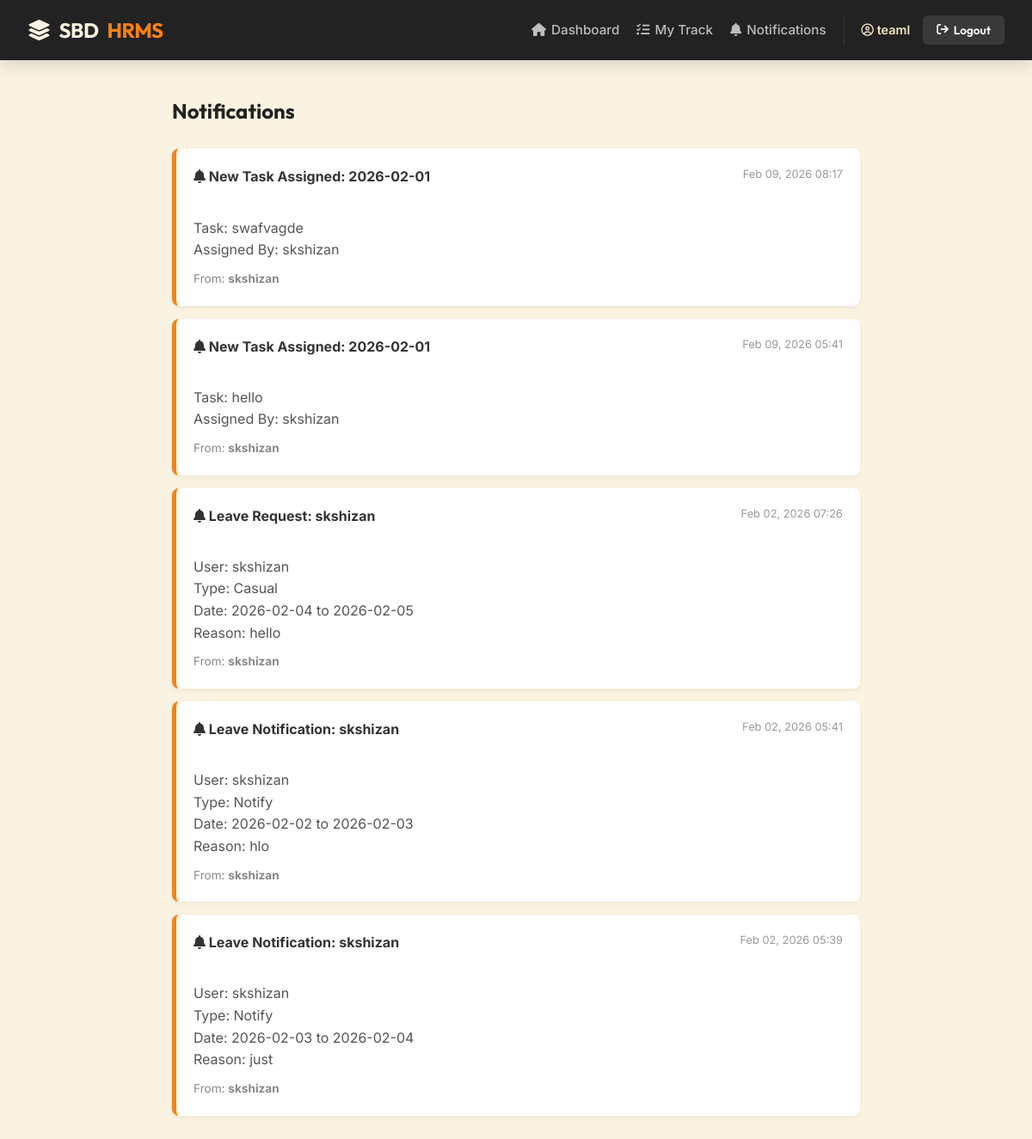
The app's page /notifications/ (signed in) with its own data.
### accounts/models.py (models this page shows, shortened)
class User(AbstractUser):
    SECTION_CHOICES = (
        ('Frontside', 'Frontside'),
        ('Backside', 'Backside'),
        ('Management', 'Management'),
    )
    ROLE_CHOICES = (
        ('Director', 'Director'),
        ('Manager', 'Manager'),
        ('TL', 'Team Leader'),
        ('Employee', 'Employee'),
        ('HR', 'HR'),
    )
    company = models.ForeignKey(Company, on_delete=models.CASCADE, null=True, blank=True)
    team = models.ForeignKey(Team, on_delete=models.SET_NULL, null=True, blank=True, related_name='members')
    section = models.CharField(max_length=20, choices=SECTION_CHOICES, null=True, blank=True)
    role = models.CharField(max_length=20, choices=ROLE_CHOICES, default='Employee')
    designation = models.CharField(max_length=100, null=True, blank=True)
    monthly_salary = models.DecimalField(max_digits=10, decimal_places=2, default=0.00)
    esi_percentage = models.DecimalField(max_digits=5, decimal_places=2, default=0.75, help_text="Percentage (e.g., 0.75)")
    professional_tax = models.DecimalField(max_digits=10, decimal_places=2, default=0.00, help_text="Fixed Amount (e.g., 120)")
    otp = models.CharField(max_length=6, null=True, blank=True)
    is_approved = models.BooleanField(default=False)
    reports_to = models.ForeignKey('self', on_delete=models.SET_NULL, null=True, blank=True, related_name='subordinates')

### dashboard/models.py (models this page shows, shortened)
class Notification(models.Model):
    recipient = models.ForeignKey(User, on_delete=models.CASCADE, related_name='notifications')
    sender = models.ForeignKey(User, on_delete=models.CASCADE, related_name='sent_notifications')
    title = models.CharField(max_length=100)
    message = models.TextField()
    is_read = models.BooleanField(default=False)
    created_at = models.DateTimeField(auto_now_add=True)
    class Meta:
        ordering = ['-created_at']

### dashboard/views.py (the view)
# urls.py: path('notifications/', dash_views.notifications_view, name='notifications_view'),
@login_required
def notifications_view(request):
    notifs = Notification.objects.filter(recipient=request.user)
    return render(request, 'dashboard/notifications.html', {'notifications': notifs})

### templates/dashboard/notifications.html (shortened to what this page needs)
{% extends 'base.html' %}
{% block content %}
<div style="max-width: 800px; margin: 0 auto;">
    <h2 style="margin-bottom: 25px; font-family: 'Outfit';">Notifications</h2>
    {% for notif in notifications %}
        <div class="notif-card">
            <div class="notif-header">
                <span class="notif-title"><i class="fa-solid fa-bell"></i> {{ notif.title }}</span>
                <span class="notif-date">{{ notif.created_at|date:"M d, Y H:i" }}</span>
            </div>
            <div class="notif-msg">
                {{ notif.message }}
            </div>
            <div style="margin-top: 10px; font-size: 0.85rem; color: #888;">
                From: <strong>{{ notif.sender.username }}</strong>
            </div>
        </div>
    {% empty %}
        <div style="text-align: center; padding: 50px; color: #999;">
            <i class="fa-regular fa-bell-slash" style="font-size: 2rem; margin-bottom: 10px;"></i>
            <p>No notifications yet.</p>
        </div>
    {% endfor %}
</div>
{% endblock %}

### templates/base.html (shortened to what this page needs)
<!DOCTYPE html>
<html lang="en">
<head>
    <link rel="stylesheet" href="https://cdnjs.cloudflare.com/ajax/libs/font-awesome/6.4.0/css/all.min.css">
</head>
<body>
    <nav class="navbar">
        <div class="nav-container">
            <a href="{% url 'dashboard' %}" class="nav-brand">
                <i class="fa-solid fa-layer-group"></i> SBD<span>HRMS</span>
            </a>
            <div class="nav-links">
                {% if user.is_authenticated %}
                    <a href="{% url 'dashboard' %}" class="nav-link">
                        <i class="fa-solid fa-house"></i> Dashboard
                    </a>
                    <a href="{% url 'track_sheet' user.id %}" class="nav-link">
                        <i class="fa-solid fa-list-check"></i> My Track
                    </a>
                    <a href="{% url 'notifications_view' %}" class="nav-link">
                        <i class="fa-solid fa-bell"></i> Notifications
                    </a>
                    <div class="user-menu">
                        <span class="user-name">
                            <i class="fa-regular fa-circle-user"></i> {{ user.username }}
                        </span>
                        <form action="{% url 'logout' %}" method="post" style="display:inline;">
                            <button type="submit" class="btn btn-nav-logout">
                                <i class="fa-solid fa-arrow-right-from-bracket"></i> Logout
                            </button>
                        </form>
                    </div>
                {% else %}
                    <a href="{% url 'login' %}" class="nav-link">Login</a>
                    <a href="{% url 'signup' %}" class="nav-link">Employee Signup</a>
                {% endif %}
            </div>
        </div>
    </nav>
    <main class="main-container">
        {% block content %}{% endblock %}
    </main>
</body>
</html>

### templates/base.html (style rules this page uses)
:root { --c-cream: #FAF3E1; --c-beige: #F5E7C6; --c-orange: #FA8112; --c-charcoal: #222222; --c-orange-hover: #d66a0a; --c-text-light: #ffffff; --c-text-muted: #666666; --radius-md: 12px; --radius-sm: 6px; --shadow-card: 0 10px 30px -10px rgba(0,0,0,0.08); --nav-height: 70px; }
* { box-sizing: border-box; margin: 0; padding: 0; }
body { font-family: 'Inter', sans-serif; background-color: var(--c-cream); color: var(--c-charcoal); line-height: 1.6; min-height: 100vh; display: flex; flex-direction: column; }
a { text-decoration: none; transition: 0.2s ease; }
.navbar { background-color: var(--c-charcoal); height: var(--nav-height); display: flex; align-items: center; padding: 0 2rem; position: sticky; top: 0; z-index: 1000; box-shadow: 0 4px 20px rgba(0,0,0,0.15); }
.nav-container { width: 100%; max-width: 1200px; margin: 0 auto; display: flex; justify-content: space-between; align-items: center; }
.nav-brand { font-family: 'Outfit', sans-serif; font-weight: 700; font-size: 1.5rem; color: var(--c-cream); letter-spacing: -0.5px; display: flex; align-items: center; gap: 10px; }
.nav-brand span { color: var(--c-orange); }
.nav-links { display: flex; align-items: center; gap: 20px; }
.nav-link { color: rgba(255,255,255,0.7); font-weight: 500; font-size: 0.95rem; display: flex; align-items: center; gap: 6px; }
.user-menu { display: flex; align-items: center; gap: 15px; padding-left: 20px; border-left: 1px solid rgba(255,255,255,0.1); }
.user-name { color: var(--c-beige); font-size: 0.9rem; font-weight: 600; }
.btn { display: inline-block; padding: 10px 20px; border-radius: var(--radius-sm); font-weight: 600; font-family: 'Outfit', sans-serif; cursor: pointer; border: none; transition: all 0.2s ease; font-size: 0.9rem; }
.btn-nav-logout { background: rgba(255,255,255,0.1); color: white; padding: 8px 16px; font-size: 0.85rem; display: flex; align-items: center; gap: 6px; }
.main-container { width: 100%; max-width: 1000px; margin: 40px auto; padding: 0 20px; flex: 1; }

### templates/dashboard/notifications.html (style rules this page uses)
.notif-card { background: white; padding: 20px; border-radius: 8px; box-shadow: 0 2px 5px rgba(0,0,0,0.05); margin-bottom: 15px; border-left: 5px solid var(--c-orange); }
.notif-header { display: flex; justify-content: space-between; margin-bottom: 8px; }
.notif-title { font-weight: 700; color: #333; }
.notif-date { font-size: 0.8rem; color: #999; }
.notif-msg { color: #555; white-space: pre-line; }

### records on screen
User: username "teaml"
Notification: title "New Task Assigned: 2026-02-01", created_at "Feb 09, 2026 08:17", message "Task: swafvagde Assigned By: skshizan", sender.username "skshizan"
Notification: title "New Task Assigned: 2026-02-01", created_at "Feb 09, 2026 05:41", message "Task: hello Assigned By: skshizan", sender.username "skshizan"
Notification: title "Leave Request: skshizan", created_at "Feb 02, 2026 07:26", message "User: skshizan Type: Casual Date: 2026-02-04 to 2026-02-05 Reason: hello", sender.username "skshizan"
Notification: title "Leave Notification: skshizan", created_at "Feb 02, 2026 05:41", message "User: skshizan Type: Notify Date: 2026-02-02 to 2026-02-03 Reason: hlo", sender.username "skshizan"
Notification: title "Leave Notification: skshizan", created_at "Feb 02, 2026 05:39", message "User: skshizan Type: Notify Date: 2026-02-03 to 2026-02-04 Reason: just", sender.username "skshizan"
